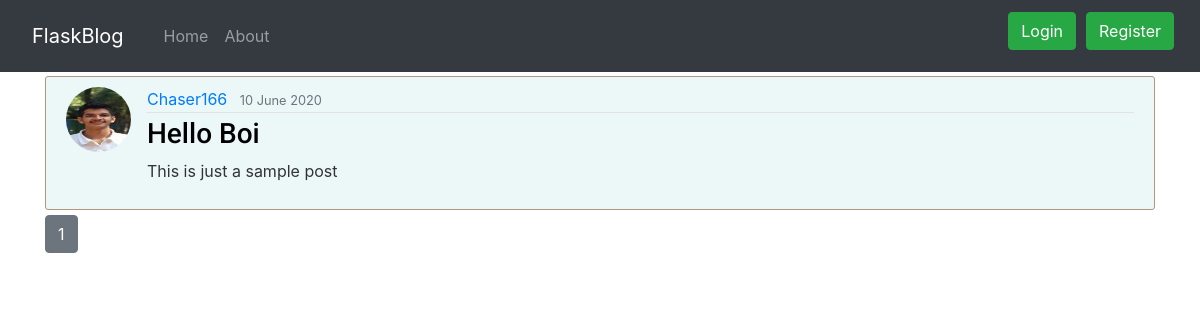
Page /home on the earlier database version.
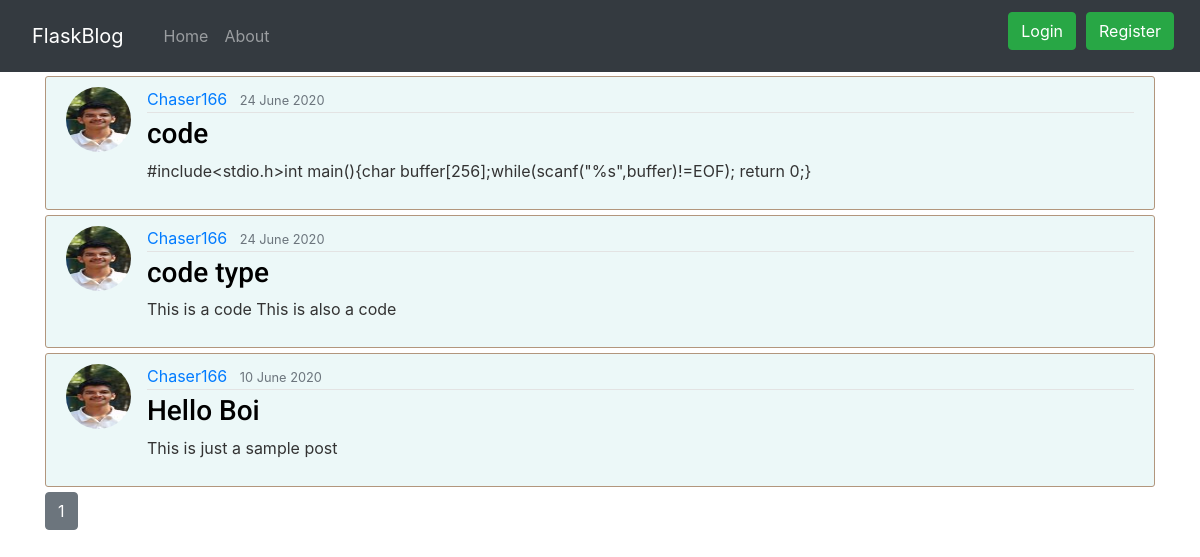
Same page on the later database version.
### flaskblog/models.py (models this page shows, shortened)
class Post(db.Model):
    id = db.Column(db.Integer, primary_key=True)
    title = db.Column(db.String(50), nullable=False)
    date_posted = db.Column(db.DateTime, nullable=False,
                            default=datetime.utcnow)
    content = db.Column(db.Text, nullable=False)
    user_id = db.Column(db.Integer, db.ForeignKey('user.id'), nullable=False)

class User(db.Model, UserMixin):
    id = db.Column(db.Integer, primary_key=True)
    username = db.Column(db.String(20), unique=True, nullable=False)
    email = db.Column(db.String(50), unique=True, nullable=False)
    image_file = db.Column(db.String(20), nullable=True,
                           default='default.jpg')
    password = db.Column(db.String(60), nullable=False)
    posts = db.relationship('Post', backref='author', lazy=True)

### flaskblog/main/routes.py (the view)
@main.route('/')
@main.route('/home')
def home():
    page = request.args.get('page', 1, type=int)
    posts = Post.query.order_by(
        Post.date_posted.desc()).paginate(per_page=3, page=page)
    return render_template('home.html', posts=posts)

### flaskblog/templates/home.html
{% extends "layout.html" %}
{%block content%}
{% for post in posts.items %}
<article class="media content-section">
    <img class="rounded-circle article-img" src="{{ url_for('static',filename='images/'+post.author.image_file) }}">
    <div class="media-body">
        <div class="article-metadata">
            <a class="mr-2"
                href="{{ url_for('users.user_posts',username = post.author.username) }}">{{ post.author.username }}</a>
            <small class="text-muted">{{ post.date_posted.strftime('%d %B %Y') }}</small>
        </div>
        <h3><a class="article-title" href="{{ url_for('posts.post',post_id = post.id )}}">{{ post.title }}</a></h3>
        <p class=" article-content">{{ post.content|striptags }}</p>
    </div>
</article>
{% endfor %}
{% for page_num in posts.iter_pages(left_edge = 1,right_edge = 1,left_current = 1,right_current = 2) %}
{% if page_num %}
{% if page_num == posts.page %}
<a class="btn btn-secondary mb-4" href="{{ url_for('main.home',page = page_num) }}">{{page_num}}</a>
{% else %}
<a class="btn btn btn-outline-secondary mb-4" href="{{ url_for('main.home',page = page_num) }}">{{page_num}}</a>
{% endif %}
{% else %}
...
{% endif %}
{% endfor %}
{% endblock content%}

### flaskblog/templates/layout.html (shortened to what this page needs)
<!DOCTYPE html>
<html lang="en">
<head>
    <link rel="stylesheet" href="https://stackpath.bootstrapcdn.com/bootstrap/4.4.1/css/bootstrap.min.css"
>
    <link rel="stylesheet" type="text/css" href="{{ url_for('static',filename='main.css') }}">
</head>
<body>
    <nav class="navbar navbar-expand-lg navbar-dark bg-dark mb-1">
        <nav class="navbar navbar-light">
            <a class="navbar-brand" href="{{ url_for('main.home')}}">FlaskBlog</a>
        </nav>
        <div class="collapse navbar-collapse" id="navbarSupportedContent">
            <ul class="navbar-nav mr-auto">
                <li class="nav-item">
                    <a class="nav-link" href="{{ url_for('main.home')}}">Home</a>
                </li>
                <li class="nav-item">
                    <a class="nav-link" href="{{ url_for('main.about')}}">About</a>
                </li>
            </ul>
            <div class="right">
                <ul class="navbar-nav mr-auto">
                    {% if current_user.is_authenticated %}
                    <li class="nav-item" style="margin-right: 10px; margin-bottom:10px;">
                        <a class="btn btn-success" href="{{ url_for('posts.new_post')}}" role="button">New Post</a>
                    </li>
                    <li class="nav-item" style="margin-right: 10px; margin-bottom:10px;">
                        <a class="btn btn-success" href="{{ url_for('users.account')}}" role="button">Account</a>
                    </li>
                    <li class="nav-item" style="margin-right: 10px; margin-bottom:10px;">
                        <a class="btn btn-success" href="{{ url_for('users.logout')}}" role="button">Logout</a>
                    </li>
                    {% else %}
                    <li class="nav-item" style="margin-right: 10px; margin-bottom:10px;">
                        <a class="btn btn-success" href="{{ url_for('users.login')}}" role="button">Login</a>
                    </li>
                    <li class="nav-item" style="margin-right: 10px; margin-bottom:10px;">
                        <a class="btn btn-success" href="{{ url_for('users.register')}}" role="button">Register</a>
                    </li>
                    {% endif %}
                </ul>
            </div>
        </div>
    </nav>
    <div class="container">
        {% block content %} {% endblock %}
    </div>
</body>
</html>

### flaskblog/static/main.css (style rules this page uses)
body { background: rgb(255, 255, 255); color: #333333; }
h1, h2, h3, h4, h5, h6 { color: #444444; }
.content-section { background: #ECF8F8; padding: 10px 20px; border: 1px solid #B2967D; border-radius: 3px; margin-bottom: 5px; }
.article-title { color: #000000; font-family: 'Roboto', sans-serif; }
.article-content { white-space: pre-line; }
.article-img { height: 65px; width: 65px; margin-right: 16px; }
.article-metadata { padding-bottom: 1px; margin-bottom: 4px; border-bottom: 1px solid #e3e3e3; }

Differences in the rows shown:
added Post: image_file (picture), author.username "Chaser166", date_posted "24 June 2020", title "code", content "#include<stdio.h>int main(){char buffer[256];while(scanf(\"%s\",buffer)!=EOF); return 0;}"
added Post: image_file (picture), author.username "Chaser166", date_posted "24 June 2020", title "code type", content "This is a code This is also a code"
